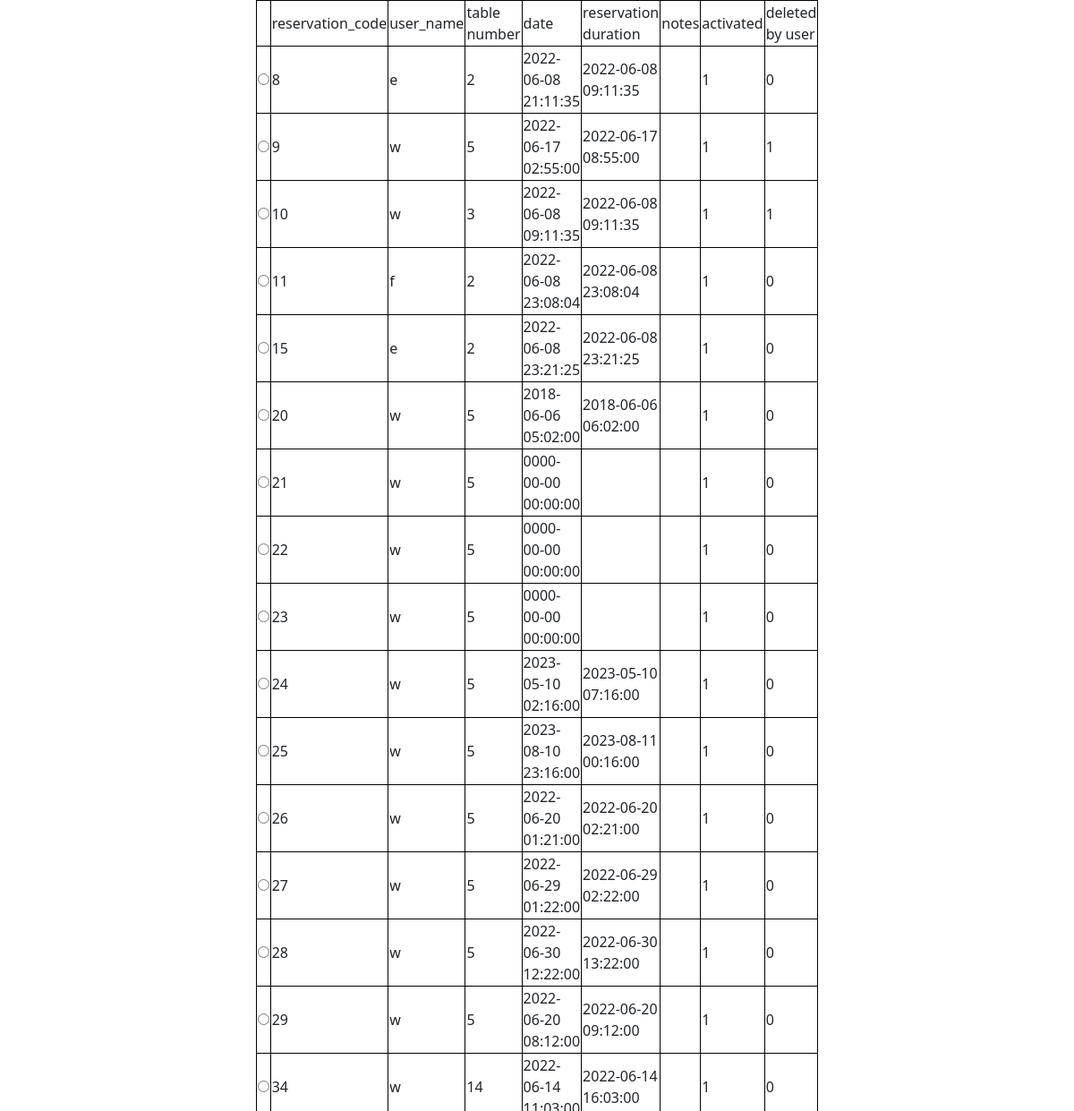
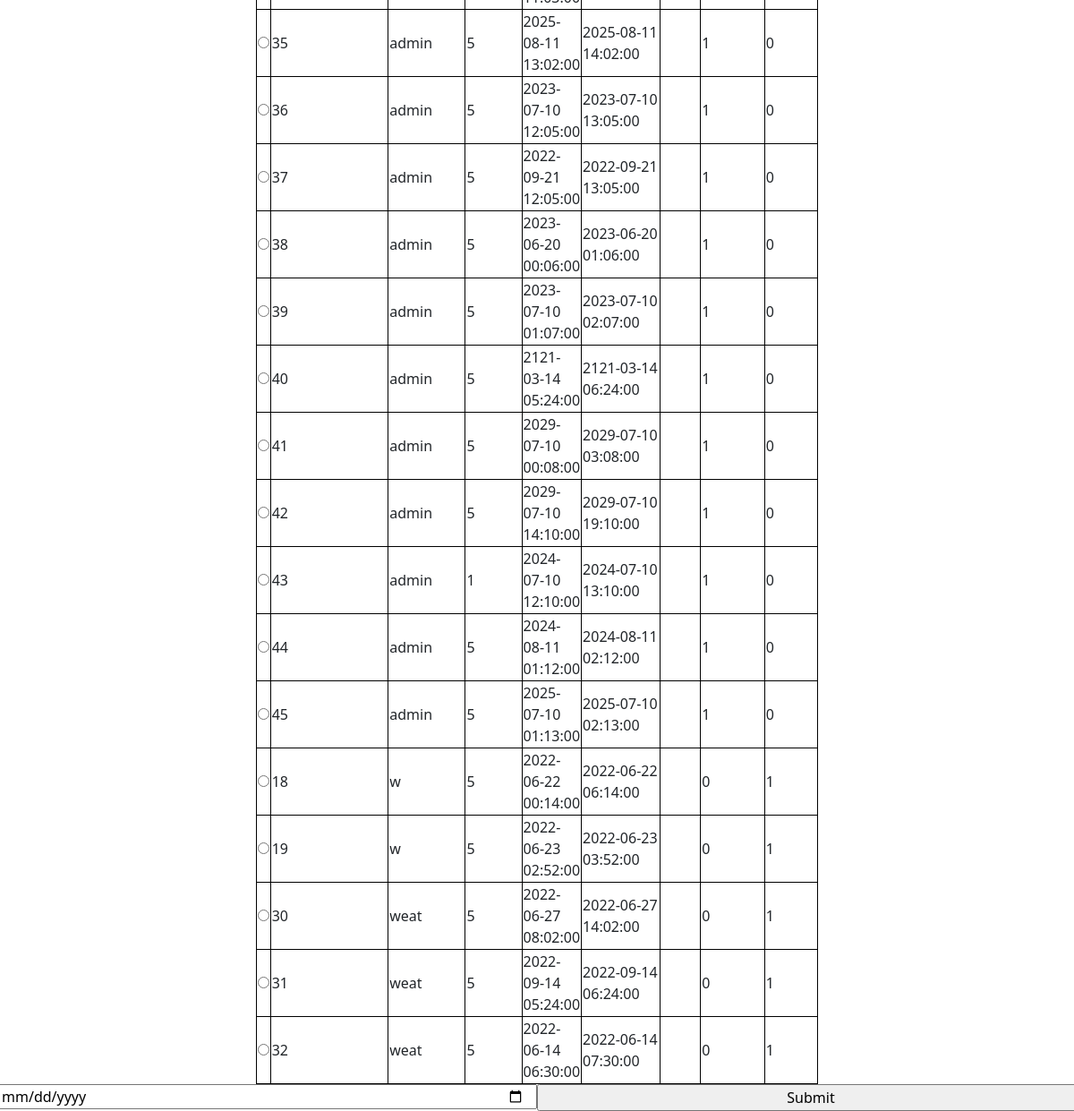
/admin/content.php?p=2 (signed in), run on the app's committed database (2 pictures, top to bottom).
### tables this page shows
CREATE TABLE `reservation` (
  `reservation_code` int(11) NOT NULL,
  `user_name` varchar(30) NOT NULL,
  `table_number` int(11) NOT NULL,
  `date` datetime DEFAULT NULL,
  `reservation_duration` datetime DEFAULT NULL,
  `notes` text NOT NULL,
  `activated` int(11) NOT NULL,
  `deleted_by_user` int(11) NOT NULL
);

### admin/content.php (the view, shortened to what this page needs)
<?php
require_once "../db_config.php";
?>
<!DOCTYPE html>
<html lang="en">
<head>
    <link rel="stylesheet" href="../css/style.css">
    <link rel="stylesheet" href="../css/bootstrap.min.css">
</head>
<body>
    <?php
    $sql="";
    echo "<table class=\"table-design\">";
        if($_GET["p"]==1)
        {
            if(!empty($_GET["v"]) && !empty($_GET["value"])){
            if($_GET["v"]=="delete")
            {
                $value=$_GET["value"];
                $sql="delete from tables where table_number='$value'";
                $result=$conn->prepare($sql);
                $result->execute();
            }
        }
            $sql="select * from tables";
            echo "<tr><td></td><td>table_num</td>
            <td>number of seats</td><td>smoking</td></tr>";
        }
        else if($_GET["p"]==2)
        {
            $sql="select * from reservation ";
            $sql.="order by activated desc";
            echo "<tr><td></td><td>reservation_code</td>
            <td>user_name</td><td>table number</td>
            <td>date</td>
            <td>reservation duration</td>
            <td>notes</td>
            <td>activated</td>
            <td>deleted by user</td></tr>";
        }
        echo "<form method=\"get\" action=\"content.php\">";
        $result=$conn->prepare($sql);
        $result->execute();
        $result->setFetchMode(PDO::FETCH_NUM);
        while($row=$result->fetch())
        {
            echo "<tr>";
            echo "<td><input type=\"radio\" name=\"value\" value=\"$row[0]\">";
            echo "</td>";
            foreach($row as $rows)
            {
                echo "<td>$rows</td>";
            }
            echo "</tr>";
        }
        echo "</table>";
        if($_GET["p"]==2)
        {
            echo "<div class=\"row\">";
            echo "<input type=\"date\" name=\"date\" class=\"button-size col-6\">";
            echo "<input type=\"submit\" class=\"button-size col-6\">";
            echo "</div>";
        }
    ?>
</body>
</html>

### css/style.css (style rules this page uses)
.table-design { width: 50%; margin: auto; border: 1px solid black; }
.button-size { width: 50%; margin: auto; }
.table-design td { border: 1px solid black; width: auto; }

### data on the page
reservation: reservation_code "8", user_name "e", table_number "2", date "2022-06-08 21:11:35", reservation_duration "2022-06-08 09:11:35", activated "1", deleted_by_user "0"
reservation: reservation_code "9", user_name "w", table_number "5", date "2022-06-17 02:55:00", reservation_duration "2022-06-17 08:55:00", rows "1"
reservation: reservation_code "10", user_name "w", table_number "3", rows "2022-06-08 09:11:35", rows "1"
reservation: reservation_code "11", user_name "f", table_number "2", rows "2022-06-08 23:08:04", activated "1", deleted_by_user "0"
reservation: reservation_code "15", user_name "e", table_number "2", rows "2022-06-08 23:21:25", activated "1", deleted_by_user "0"
reservation: reservation_code "20", user_name "w", table_number "5", date "2018-06-06 05:02:00", reservation_duration "2018-06-06 06:02:00", activated "1", deleted_by_user "0"
reservation: reservation_code "21", user_name "w", table_number "5", date "0000-00-00 00:00:00", activated "1", deleted_by_user "0"
reservation: reservation_code "22", user_name "w", table_number "5", date "0000-00-00 00:00:00", activated "1", deleted_by_user "0"
reservation: reservation_code "23", user_name "w", table_number "5", date "0000-00-00 00:00:00", activated "1", deleted_by_user "0"
reservation: reservation_code "24", user_name "w", table_number "5", date "2023-05-10 02:16:00", reservation_duration "2023-05-10 07:16:00", activated "1", deleted_by_user "0"
reservation: reservation_code "25", user_name "w", table_number "5", date "2023-08-10 23:16:00", reservation_duration "2023-08-11 00:16:00", activated "1", deleted_by_user "0"
reservation: reservation_code "26", user_name "w", table_number "5", date "2022-06-20 01:21:00", reservation_duration "2022-06-20 02:21:00", activated "1", deleted_by_user "0"
reservation: reservation_code "27", user_name "w", table_number "5", date "2022-06-29 01:22:00", reservation_duration "2022-06-29 02:22:00", activated "1", deleted_by_user "0"
reservation: reservation_code "28", user_name "w", table_number "5", date "2022-06-30 12:22:00", reservation_duration "2022-06-30 13:22:00", activated "1", deleted_by_user "0"
reservation: reservation_code "29", user_name "w", table_number "5", date "2022-06-20 08:12:00", reservation_duration "2022-06-20 09:12:00", activated "1", deleted_by_user "0"
reservation: reservation_code "34", user_name "w", table_number "14", date "2022-06-14 11:03:00", reservation_duration "2022-06-14 16:03:00", activated "1", deleted_by_user "0"
reservation: reservation_code "35", user_name "admin", table_number "5", date "2025-08-11 13:02:00", reservation_duration "2025-08-11 14:02:00", activated "1", deleted_by_user "0"
reservation: reservation_code "36", user_name "admin", table_number "5", date "2023-07-10 12:05:00", reservation_duration "2023-07-10 13:05:00", activated "1", deleted_by_user "0"
reservation: reservation_code "37", user_name "admin", table_number "5", date "2022-09-21 12:05:00", reservation_duration "2022-09-21 13:05:00", activated "1", deleted_by_user "0"
reservation: reservation_code "38", user_name "admin", table_number "5", date "2023-06-20 00:06:00", reservation_duration "2023-06-20 01:06:00", activated "1", deleted_by_user "0"
reservation: reservation_code "39", user_name "admin", table_number "5", date "2023-07-10 01:07:00", reservation_duration "2023-07-10 02:07:00", activated "1", deleted_by_user "0"
reservation: reservation_code "40", user_name "admin", table_number "5", date "2121-03-14 05:24:00", reservation_duration "2121-03-14 06:24:00", activated "1", deleted_by_user "0"
reservation: reservation_code "41", user_name "admin", table_number "5", date "2029-07-10 00:08:00", reservation_duration "2029-07-10 03:08:00", activated "1", deleted_by_user "0"
reservation: reservation_code "42", user_name "admin", table_number "5", date "2029-07-10 14:10:00", reservation_duration "2029-07-10 19:10:00", activated "1", deleted_by_user "0"
reservation: reservation_code "43", user_name "admin", rows "1", date "2024-07-10 12:10:00", reservation_duration "2024-07-10 13:10:00", deleted_by_user "0"
reservation: reservation_code "44", user_name "admin", table_number "5", date "2024-08-11 01:12:00", reservation_duration "2024-08-11 02:12:00", activated "1", deleted_by_user "0"
reservation: reservation_code "45", user_name "admin", table_number "5", date "2025-07-10 01:13:00", reservation_duration "2025-07-10 02:13:00", activated "1", deleted_by_user "0"
reservation: reservation_code "18", user_name "w", table_number "5", date "2022-06-22 00:14:00", reservation_duration "2022-06-22 06:14:00", activated "0", deleted_by_user "1"
reservation: reservation_code "19", user_name "w", table_number "5", date "2022-06-23 02:52:00", reservation_duration "2022-06-23 03:52:00", activated "0", deleted_by_user "1"
reservation: reservation_code "30", user_name "weat", table_number "5", date "2022-06-27 08:02:00", reservation_duration "2022-06-27 14:02:00", activated "0", deleted_by_user "1"
reservation: reservation_code "31", user_name "weat", table_number "5", date "2022-09-14 05:24:00", reservation_duration "2022-09-14 06:24:00", activated "0", deleted_by_user "1"
reservation: reservation_code "32", user_name "weat", table_number "5", date "2022-06-14 06:30:00", reservation_duration "2022-06-14 07:30:00", activated "0", deleted_by_user "1"
